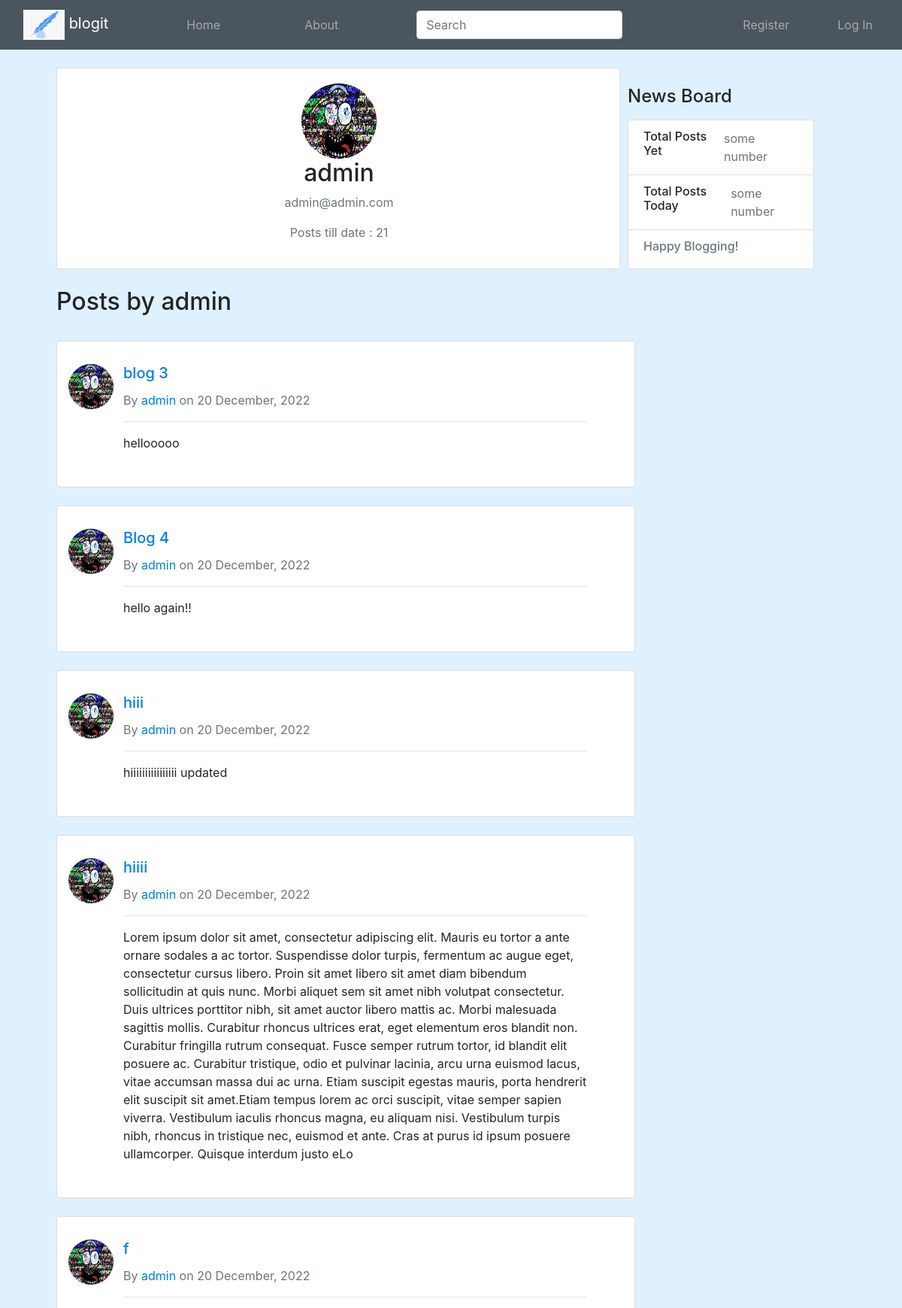
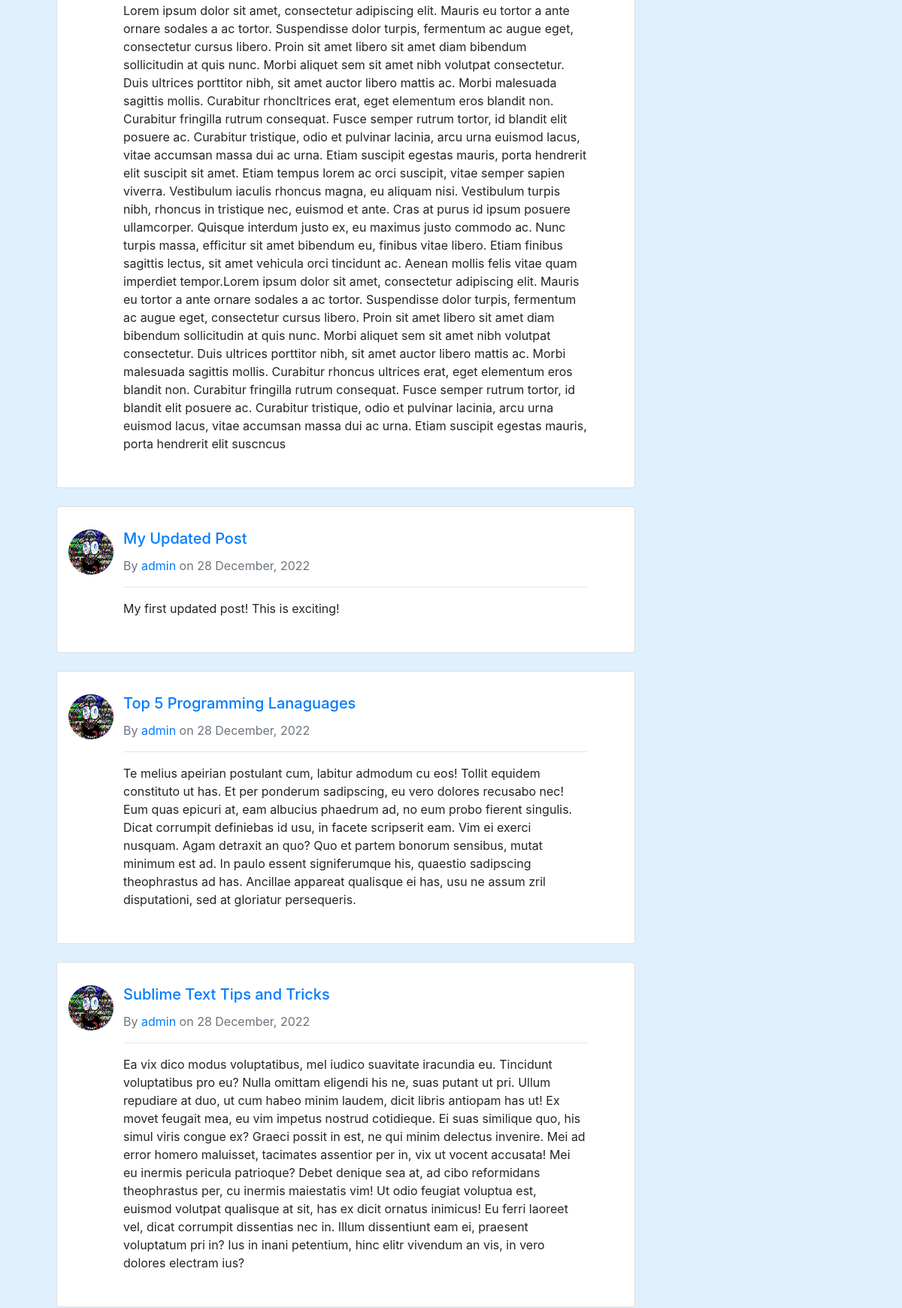
Screenshot of /user/admin (upper part) with the database file from the repository (2 pictures, top to bottom).
### users/models.py (models this page shows, shortened)
class Profile(models.Model):
    user=models.OneToOneField(User, on_delete=models.CASCADE)
    image=models.ImageField(default='default.jpg',upload_to='profile_pics')

### blog/models.py (models this page shows, shortened)
class Post(models.Model):
    title=models.CharField(max_length=100)
    content=models.TextField(max_length=2000)
    date_posted=models.DateTimeField(default=timezone.now)
    author=models.ForeignKey(User,on_delete=models.CASCADE)

### blog/views.py (the view)
# urls.py: path('user/<username>',UserPostListView.as_view(), name='user-post'),
class UserPostListView(ListView):
    model=Post               #passes on objects to html file,object iterables are referred to as context_object_name
    template_name="blog/user_posts.html"  #should be preferably - app/model_viewtype,html
    context_object_name='posts'   #matches name in html file
    def get_context_data(self, **kwargs):
        context = super().get_context_data(**kwargs)# Call the base implementation first to get a context
        context['context_author'] = get_object_or_404(User,username=self.kwargs.get('username'))
        return context
    def get_queryset(self):
        user=get_object_or_404(User,username=self.kwargs.get('username'))
        return Post.objects.filter(author=user).order_by('date_posted')

### blog/templates/blog/user_posts.html
{% extends "blog/base.html" %}
{% block content %}
<div class="container" style="width: 800px;">
    <br>
    <div class="card" style="width: 750px;">
        <div class="card-body" style="text-align: center;width: 750px;">
            <img class="rounded-circle account-img" src="{{ context_author.profile.image.url }}" width="100" height="100">
            <div class="media-body">
                <h2 class="account-heading">{{context_author.username }}</h2>
                <p class="text-secondary"> {{ context_author.email }}</p>
                <p class="text-secondary"> Posts till date : {% if posts %}
                                                            {{ posts|length }}
                                                            {% else %}
                                                                No posts yets
                                                            {% endif %}</p>
            </div>
        </div>
    </div>
    <br>
    <h2>Posts by  {{ view.kwargs.username }}</h2>
    <br>
    {% for post in posts %}
    <div class="card" style="background: color #e9e9e9;">
        <div class="row" style="width: 750px;padding: 10px;">
            <div class="card-body" style="width: 10%; float:left">
                <img class="rounded-circle account-img" src="{{ post.author.profile.image.url }}" width="60" height="60">
            </div>
            <div class="card-body" style="width: 90%; float:right">
                <h5 class="card-title"><a href="{% url 'post-detail' post.id %}">{{ post.title }}</a></h5>
                <p class="text-muted">By <a href="{% url 'user-post' post.author.username %}">{{post.author}}</a> on
                    {{post.date_posted | date:"d F, Y"}}</p>
                <hr>
                <p>{{post.content}}</p>
            </div>
        </div>
    </div>
    <br>
    {% endfor %}
</div>
{% endblock content %}

### rows the page displays
Post: author.profile.image (picture), title "blog 3", author "admin", date_posted "20 December, 2022", content "hellooooo"
Post: author.profile.image (picture), title "Blog 4", author "admin", date_posted "20 December, 2022", content "hello again!!"
Post: author.profile.image (picture), title "hiii", author "admin", date_posted "20 December, 2022", content "hiiiiiiiiiiiiiiii updated"
Post: author.profile.image (picture), title "hiiii", author "admin", date_posted "20 December, 2022", content "Lorem ipsum dolor sit amet, consectetur adipiscing elit. Mauris eu tortor a ante ornare sodales a ac tortor. Suspendisse dolor turpis, fermentum ac augue eget, consectetur cursus libero. Proin sit amet libero sit amet diam bibendum sollicitudin at quis nunc. Morbi aliquet sem sit amet nibh volutpat consectetur. Duis ultrices porttitor nibh, sit amet auctor libero mattis ac. Morbi malesuada sagittis mollis. Curabitur rhoncus ultrices erat, eget elementum eros blandit non. Curabitur fringilla rutrum consequat. Fusce semper rutrum tortor, id blandit elit posuere ac. Curabitur tristique, odio et pulvinar lacinia, arcu urna euismod lacus, vitae accumsan massa dui ac urna. Etiam suscipit egestas…"
Post: author.profile.image (picture), title "f", author "admin", date_posted "20 December, 2022", content "Lorem ipsum dolor sit amet, consectetur adipiscing elit. Mauris eu tortor a ante ornare sodales a ac tortor. Suspendisse dolor turpis, fermentum ac augue eget, consectetur cursus libero. Proin sit amet libero sit amet diam bibendum sollicitudin at quis nunc. Morbi aliquet sem sit amet nibh volutpat consectetur. Duis ultrices porttitor nibh, sit amet auctor libero mattis ac. Morbi malesuada sagittis mollis. Curabitur rhoncltrices erat, eget elementum eros blandit non. Curabitur fringilla rutrum consequat. Fusce semper rutrum tortor, id blandit elit posuere ac. Curabitur tristique, odio et pulvinar lacinia, arcu urna euismod lacus, vitae accumsan massa dui ac urna. Etiam suscipit egestas…"
Post: author.profile.image (picture), title "My Updated Post", author "admin", date_posted "28 December, 2022", content "My first updated post! This is exciting!"
Post: author.profile.image (picture), title "Top 5 Programming Lanaguages", author "admin", date_posted "28 December, 2022", content "Te melius apeirian postulant cum, labitur admodum cu eos! Tollit equidem constituto ut has. Et per ponderum sadipscing, eu vero dolores recusabo nec! Eum quas epicuri at, eam albucius phaedrum ad, no eum probo fierent singulis. Dicat corrumpit definiebas id usu, in facete scripserit eam. Vim ei exerci nusquam. Agam detraxit an quo? Quo et partem bonorum sensibus, mutat minimum est ad. In paulo essent signiferumque his, quaestio sadipscing theophrastus ad has. Ancillae appareat qualisque ei has, usu ne assum zril disputationi, sed at gloriatur persequeris."
Post: author.profile.image (picture), title "Sublime Text Tips and Tricks", author "admin", date_posted "28 December, 2022", content "Ea vix dico modus voluptatibus, mel iudico suavitate iracundia eu. Tincidunt voluptatibus pro eu? Nulla omittam eligendi his ne, suas putant ut pri. Ullum repudiare at duo, ut cum habeo minim laudem, dicit libris antiopam has ut! Ex movet feugait mea, eu vim impetus nostrud cotidieque. Ei suas similique quo, his simul viris congue ex? Graeci possit in est, ne qui minim delectus invenire. Mei ad error homero maluisset, tacimates assentior per in, vix ut vocent accusata! Mei eu inermis pericula patrioque? Debet denique sea at, ad cibo reformidans theophrastus per, cu inermis maiestatis vim! Ut odio feugiat voluptua est, euismod volutpat qualisque at sit, has ex dicit ornatus inimicus! Eu…"

### other values shown
{{ context_author.username }} "admin"
{{ context_author.email }} "admin@admin.com"
{{ posts|length }} "21"
{{ view.kwargs.username }} "admin"
